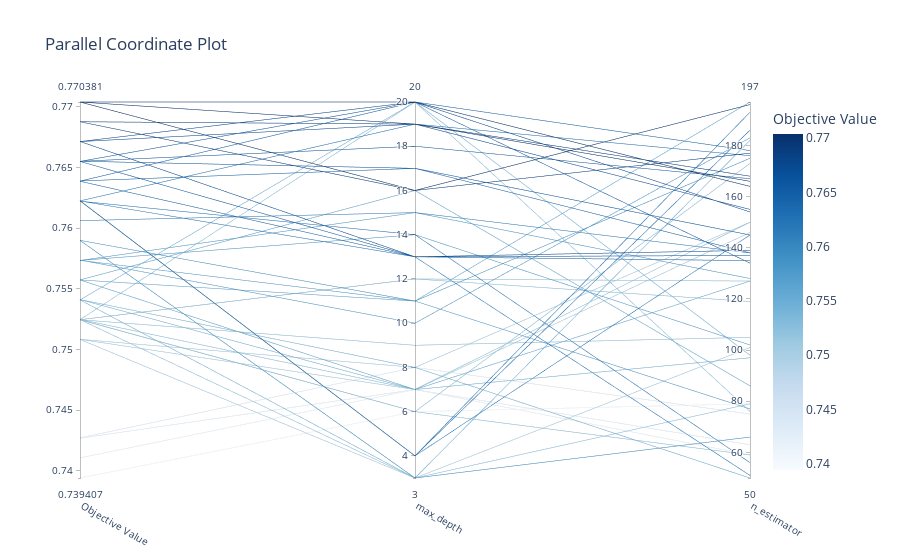

Notebook cell for this chart:
### Code cell
plot_parallel_coordinate(study).show()
# it will tell the region where sampler has sampel each hyparaparmeter 
# each vertical line is score , then hypereparameters
